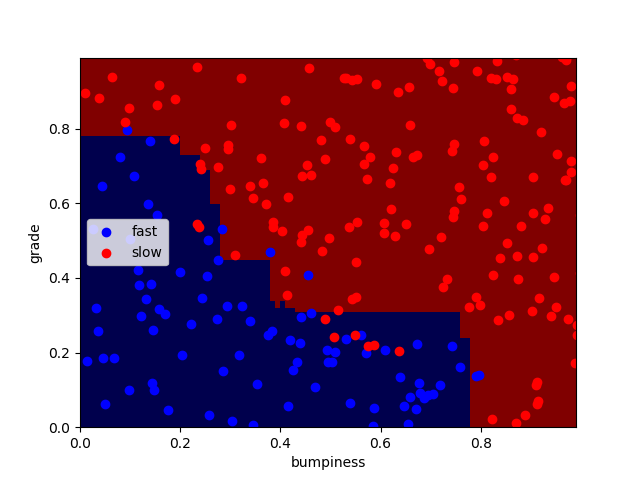

Recreate this plot in Python.
#!/usr/bin/python

import matplotlib.pyplot as plt
from prep_terrain_data import makeTerrainData
from class_vis import prettyPicture

features_train, labels_train, features_test, labels_test = makeTerrainData()


### the training data (features_train, labels_train) have both "fast" and "slow"
### points mixed together--separate them so we can give them different colors
### in the scatterplot and identify them visually
grade_fast = [features_train[ii][0] for ii in range(0, len(features_train)) if labels_train[ii]==0]
bumpy_fast = [features_train[ii][1] for ii in range(0, len(features_train)) if labels_train[ii]==0]
grade_slow = [features_train[ii][0] for ii in range(0, len(features_train)) if labels_train[ii]==1]
bumpy_slow = [features_train[ii][1] for ii in range(0, len(features_train)) if labels_train[ii]==1]


#### initial visualization
plt.xlim(0.0, 1.0)
plt.ylim(0.0, 1.0)
plt.scatter(bumpy_fast, grade_fast, color = "b", label="fast")
plt.scatter(grade_slow, bumpy_slow, color = "r", label="slow")
plt.legend()
plt.xlabel("bumpiness")
plt.ylabel("grade")
plt.show()
################################################################################


### your code here!  name your classifier object clf if you want the
### visualization code (prettyPicture) to show you the decision boundary


# Random Forest
from sklearn.ensemble import RandomForestClassifier
from sklearn.metrics import accuracy_score
from time import time
import numpy as np

clf = RandomForestClassifier(max_depth =100, min_samples_split= 70)

t0 = time()
clf.fit(features_train, labels_train)
print "training time:", round(time()-t0, 3), "s"

t0 = time()
pred = clf.predict(features_test)
print "predicting time:", round(time()-t0, 3), "s"
print "accuracy = ", accuracy_score(labels_test, pred)


try:
    prettyPicture(clf, features_test, labels_test)
except NameError:
    pass
